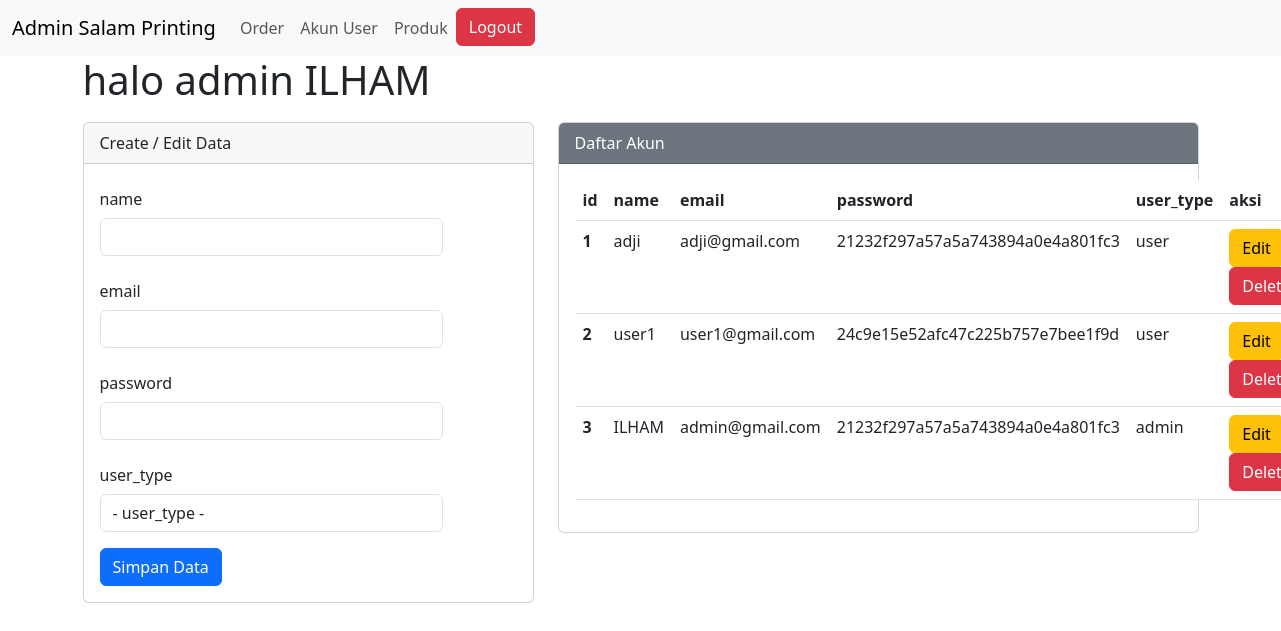
Screenshot of /akun_admin.php (signed in) with the database file from the repository.
### tables this page shows
CREATE TABLE `user_form` (
  `id` int(255) NOT NULL,
  `name` varchar(255) NOT NULL,
  `email` varchar(255) NOT NULL,
  `password` varchar(255) NOT NULL,
  `user_type` varchar(255) NOT NULL DEFAULT 'user'
);

### script_akun.php (called while the page is built, shortened)
<?php
$name       = "";
$email      = "";
$password   = "";
?>

### akun_admin.php (the view, shortened to what this page needs)
<?php
@include 'config.php';
@include 'script_akun.php';
?>
<!DOCTYPE html>
<html lang="en">
<head>
    <link href="https://cdn.jsdelivr.net/npm/bootstrap@5.3.0/dist/css/bootstrap.min.css" rel="stylesheet">
</head>
<body>
    <nav class="navbar navbar-expand-lg bg-body-tertiary">
        <div class="container-fluid">
            <a class="navbar-brand" href="#">Admin Salam Printing</a>
            <div class="collapse navbar-collapse" id="navbarSupportedContent">
                <ul class="navbar-nav me-auto mb-2 mb-lg-0">
                    <li class="nav-item">
                        <a class="nav-link" aria-current="page" href="order_admin.php">Order</a>
                    </li>
                    <li class="nav-item">
                        <a class="nav-link" aria-current="page" href="akun_admin.php">Akun User</a>
                    </li>
                    <li class="nav-item">
                        <a class="nav-link" aria-current="page" href="produk_admin.php">Produk</a>
                    </li>
                    <li>
                        <a href="script_logout.php" onclick="return confirm('Yakin mau logout?')"><button type="button" class="btn btn-danger">Logout</button></a>
                    </li>
                </ul>
            </div>
        </div>
    </nav>
    <div class="container">
    <h1>halo admin <span><?php echo $_SESSION['admin_name'] ?></span></h1>
        <div class="row">
            <div class="col-md-5 col-sm-6">
                <div class="card">
                    <div class="card-header">
                        Create / Edit Data
                    </div>
                    <div class="card-body">
                        <form action="" method="POST">
                            <div class="mb-3 row">
                                <label for="name" class="col-sm-3 col-form-label">name</label>
                                <div class="col-sm-10">
                                    <input type="text" class="form-control" id="name" name="name" value="<?php echo $name ?>">
                                </div>
                            </div>
                            <div class="mb-3 row">
                                <label for="email" class="col-sm-3 col-form-label">email</label>
                                <div class="col-sm-10">
                                    <input type="text" class="form-control" id="email" name="email" value="<?php echo $email ?>">
                                </div>
                            </div>
                            <div class="mb-3 row">
                                <label for="password" class="col-sm-3 col-form-label">password</label>
                                <div class="col-sm-10">
                                    <input type="text" class="form-control" id="password" name="password" value="<?php echo $password ?>">
                                </div>
                            </div>
                            <div class="mb-3 row">
                                <label for="user_type" class="col-sm-3 col-form-label">user_type</label>
                                <div class="col-sm-10">
                                    <select class="form-control" name="user_type" id="user_type">
                                        <option value="">- user_type -</option>
                                    </select>
                                </div>
                            </div>
                            <div class="col-12">
                                <input type="submit" name="simpan" value="Simpan Data" class="btn btn-primary" />
                            </div>
                        </form>
                    </div>
                </div>
            </div>
            <div class="col-md-7 col-sm-12">
                <div class="card">
                    <div class="card-header text-white bg-secondary">
                        Daftar Akun
                    </div>
                    <div class="card-body">
                        <table class="table">
                            <thead>
                                <tr>
                                    <th scope="col">id</th>
                                    <th scope="col">name</th>
                                    <th scope="col">email</th>
                                    <th scope="col">password</th>
                                    <th scope="col">user_type</th>
                                    <th scope="col">aksi</th>
                                </tr>
                            </thead>
                            <tbody>
                                <?php
                                $sql2   = "select * from user_form order by id desc";
                                $q2     = mysqli_query($koneksi, $sql2);
                                $urut   = 1;
                                while ($r2 = mysqli_fetch_array($q2)) {
                                    $id   = $r2['id'];
                                    $name           = $r2['name'];
                                    $email          = $r2['email'];
                                    $password       = $r2['password'];
                                    $user_type      = $r2['user_type'];
                                ?>
                                    <tr>
                                        <th scope="row"><?php echo $urut++ ?></th>
                                        <td scope="row"><?php echo $name ?></td>
                                        <td scope="row"><?php echo $email ?></td>
                                        <td scope="row"><?php echo $password ?></td>
                                        <td scope="row"><?php echo $user_type ?></td>
                                        <td scope="row">
                                            <a href="akun_admin.php?op=edit&id=<?php echo $id ?>"><button type="button" class="btn btn-warning">Edit</button></a>
                                            <a href="akun_admin.php?op=delete&id=<?php echo $id?>" onclick="return confirm('Yakin mau delete data?')"><button type="button" class="btn btn-danger">Delete</button></a>
                                        </td>
                                    </tr>
                                <?php
                                }
                                ?>
                            </tbody>
                        </table>
                    </div>
                </div>
            </div>
        </div>
    </div>
</body>
</html>

### akun_admin.php (style rules this page uses)
.card { margin-top: 10px; }

### rows the page displays
user_form: name "adji", email "adji@gmail.com", password "21232f297a57a5a743894a0e4a801fc3", user_type "user"
user_form: name "user1", email "user1@gmail.com", password "24c9e15e52afc47c225b757e7bee1f9d", user_type "user"
user_form: name "ILHAM", email "admin@gmail.com", password "21232f297a57a5a743894a0e4a801fc3", user_type "admin"

### other values shown
$_SESSION['admin_name'] "ILHAM"
